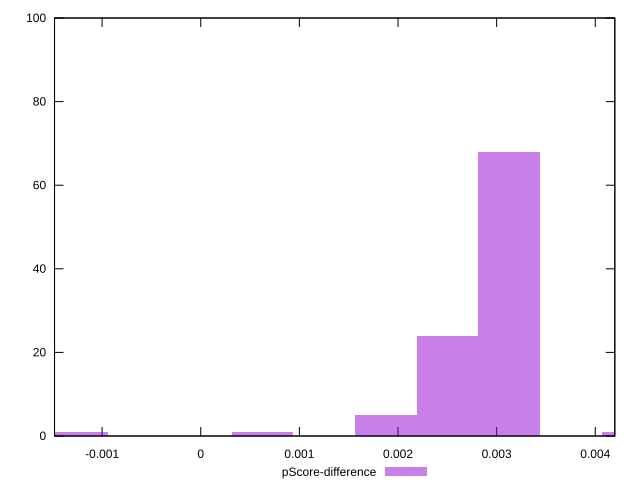

Write gnuplot code to recreate this figure.
reset

$pScoreDifference <<EOF
0.004378638455199743 1
0.001876559337942747 5
0.002502079117256996 24
0.0031275988965712453 68
-0.001251039558628498 1
0.000625519779314249 1
EOF

set key outside below
set boxwidth 0.000625519779314249
set xrange [-0.001482142092048111:0.004198120286745821]
set yrange [0:100]
set trange [0:100]
set style fill transparent solid 0.5 noborder
set terminal svg size 640, 490 enhanced background rgb 'white'
set output "report_00026_2021-02-22T21:38:55.199Z/first-cpu-idle/samples/pages+cached/pScore-difference/histogram.svg"

plot $pScoreDifference title "pScore-difference" with boxes

reset
